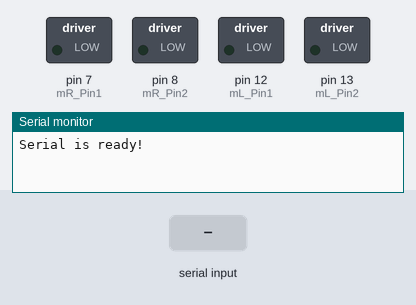
Simulated run of this sketch. Board: Arduino Uno, built with avr-gcc and run on an emulated ATmega328P. On the bench: switched loads named in the sketch (green lamp = pin HIGH), the last lines printed to the serial monitor. Inputs (shaded band) come from the test bench.

Above: at 1.2 s.
1.3 s: "90,45\n" received over Serial
At 2.5 s:
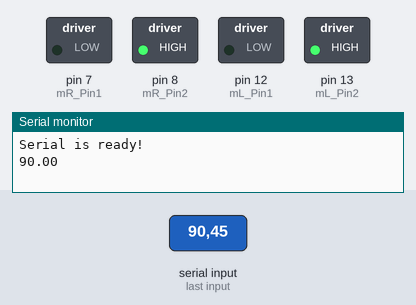
At 28.5 s:
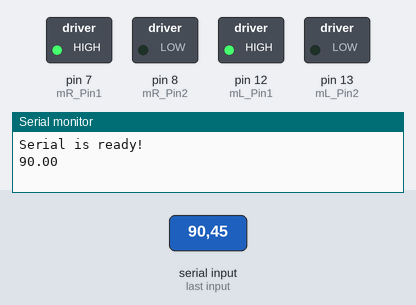
Timing chart, 0 to 29.3 s (numbered marks = the images above; inputs shaded):
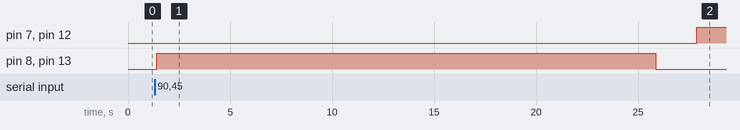

Measured:
- after the input at 1.3 s, pin 7 (mR_Pin1), pin 12 (mL_Pin1): LOW → HIGH after 26.6 s; pin 8 (mR_Pin2), pin 13 (mL_Pin2): LOW → HIGH after 0.10 s, → LOW 24.5 s later

The sketch:

TurnParameter.ino
```cpp
/*
* This code is to find the turning parameter 'd'.
* In our robot, we have one two motors controlling
* the movements of the wheels. For turing, we operate motors in
* opposite directions, so we can turn on the axis of the motor.
*
* As of current setting of the robot, we donot have stepper motor,
* or any kind of rotation measuring device. So, we cannot make
* accurate turns. We are making turns my turning on and off the
* motors for certain time period (d) to achieve the desired turn
* of angle 90 degrees.
* This code will help to find the turning parameter 'd' using trial
* and error.
*
* Update : After a couple of trials and errors, the turning parameter
* came out to be 0.8 s
*
* Created by Viral Patel
* April 15, 2018
*/

int mR_Pin1 = 7;
int mR_Pin2 = 8;

int mL_Pin1 = 12;
int mL_Pin2 = 13;

void setup() {
  // put your setup code here, to run once:
  pinMode(mR_Pin1, OUTPUT);
  pinMode(mR_Pin2, OUTPUT);
  pinMode(mL_Pin1, OUTPUT);
  pinMode(mL_Pin2, OUTPUT);
  Serial.begin(9600);
  Serial.println("Serial is ready!");
}

void loop() {
  float d;
  delay(100);
  if(Serial.available() > 0) {
    d = Serial.parseFloat();
    Serial.println(d);
    if(d > 0) {
      tleft_90(d);
      delay(1000);
      stop_m();
      delay(1000);
      tright_90(d);
      delay(1000);
      stop_m();
    }
  }
}

/*
* Function to turn left, right 90 degrees
*   Return type : none
*   Param : d, time after which turning should stop
*
*   Due to unavailability of stepper motors, and
*   sensors to measure degree of rotation, we had to
*   measure the time taken by robot to make 90 degrees of turns
*   that time is represented by parameter d.
*/

void tleft_90(float d) {
  digitalWrite(mR_Pin1, LOW);
  digitalWrite(mR_Pin2, HIGH);
  digitalWrite(mL_Pin1, LOW);
  digitalWrite(mL_Pin2, HIGH);
  int delays = d * 1000;
  //Serial.println(delays);
  delay(delays);
  stop_m();
}

void tright_90(float d) {
  digitalWrite(mR_Pin1, HIGH);
  digitalWrite(mR_Pin2, LOW);
  digitalWrite(mL_Pin1, HIGH);
  digitalWrite(mL_Pin2, LOW);
  int delays = d * 1000;
  //Serial.println(delays);
  delay(delays);
  stop_m();
}

void stop_m() {
  digitalWrite(mR_Pin1, LOW);
  digitalWrite(mR_Pin2, LOW);
  digitalWrite(mL_Pin1, LOW);
  digitalWrite(mL_Pin2, LOW);
}
```
